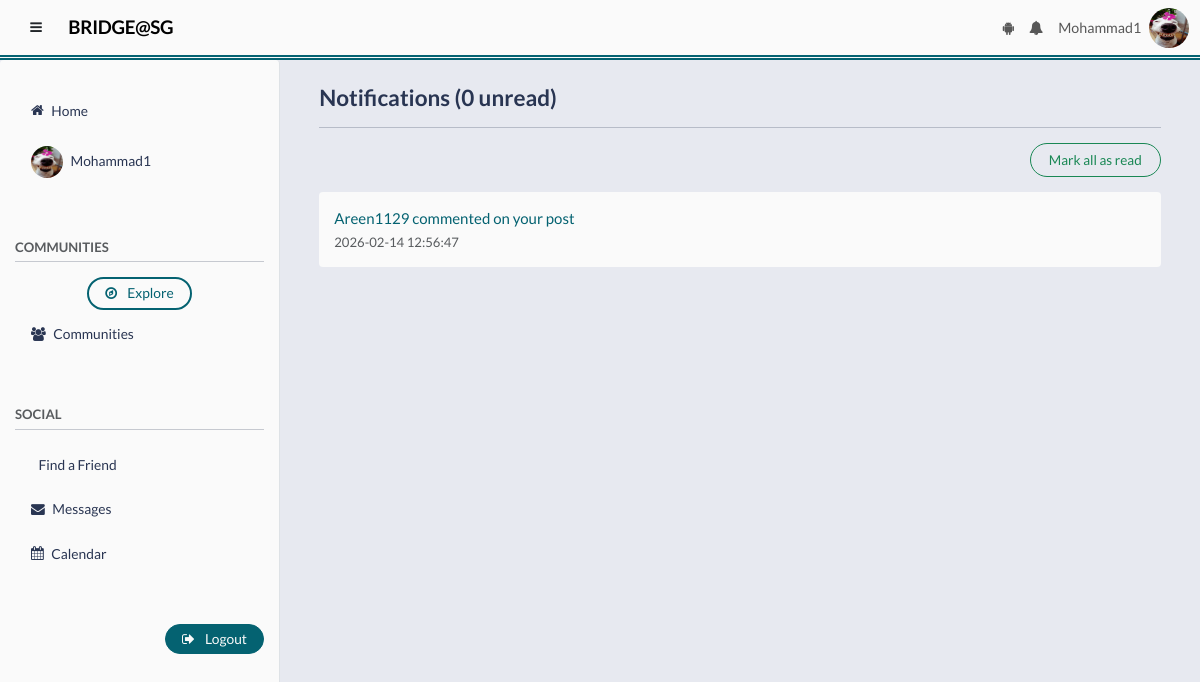
The app's page /notifications (signed in) with its own data.
### tables this page shows
CREATE TABLE notifications (
        notification_id INTEGER PRIMARY KEY AUTOINCREMENT,
        user_id INTEGER NOT NULL,            -- receiver
        actor_id INTEGER,
        type TEXT NOT NULL,
        reference_id INTEGER,
        message TEXT NOT NULL,
        link TEXT,
        is_read INTEGER DEFAULT 0,
        created_at DATETIME DEFAULT CURRENT_TIMESTAMP,
        FOREIGN KEY(user_id) REFERENCES users(user_id) ON DELETE CASCADE,
        FOREIGN KEY(actor_id) REFERENCES users(user_id) ON DELETE CASCADE
    );

### main.py (the view)
@app.route('/notifications')
def notifications_page():
    if 'user_id' not in session:
        return redirect(url_for('index'))
    page = request.args.get('page', 1, type=int)
    per_page = 15
    offset = (page - 1) * per_page
    conn = get_db()
    notifications = conn.execute("""
        SELECT n.*, u.username AS actor_username
        FROM notifications n
        LEFT JOIN users u ON n.actor_id = u.user_id
        WHERE n.user_id = ?
        ORDER BY n.created_at DESC
        LIMIT ? OFFSET ?
    """, (session['user_id'], per_page, offset)).fetchall()
    friend_requests = conn.execute("""
        SELECT f.friendship_id, u.username, COALESCE(p.display_name, u.username) as display_name, f.created_at
        FROM friends f
        JOIN users u ON f.requester_id = u.user_id
        LEFT JOIN user_profiles p ON u.user_id = p.user_id
        WHERE f.addressee_id = ? AND f.status = 'pending'
        ORDER BY f.created_at DESC
    """, (session['user_id'],)).fetchall()
    total = conn.execute("""
        SELECT COUNT(*) as count
        FROM notifications
        WHERE user_id = ?
    """, (session['user_id'],)).fetchone()['count']
    total_pages = (total + per_page - 1) // per_page
    return render_template(
        'notifications.html',
        notifications=notifications,
        friend_requests=friend_requests,
        unread_count=count_unread_notifications(session['user_id']),
        page=page,
        total_pages=total_pages
    )

### helpers.py (called while the page is built)
def connect_db():
    sql = sqlite3.connect(DATABASE)
    sql.row_factory = sqlite3.Row
    sql.execute("PRAGMA foreign_keys = ON")
    return sql

def get_db():
    if not hasattr(g, 'sqlite3_db'):
        g.sqlite3_db = connect_db()
    return g.sqlite3_db

def count_unread_notifications(user_id):
    conn = get_db()
    row = conn.execute("SELECT COUNT(*) AS cnt FROM notifications WHERE user_id=? AND is_read=0", (user_id,)).fetchone()
    return row['cnt']

### main.py (called while the page is built)
@app.context_processor
def inject_user_profile_pic():
    if 'user_id' in session:
        conn = get_db()
        user = conn.execute("""
            SELECT profile_pic FROM user_profiles WHERE user_id = ?
        """, (session['user_id'],)).fetchone()
        if user and user['profile_pic']:
            profile_pic = url_for('static', filename=user['profile_pic'])
        else:
            profile_pic = url_for('static', filename='img.png')  # default fallback
        return dict(current_user_profile_pic=profile_pic)
    return dict(current_user_profile_pic=url_for('static', filename='img.png'))

### templates/notifications.html (shortened to what this page needs)
{% extends 'base.html' %}
{% block body %}
<div class="container mt-4">
    <h3>Notifications ({{ unread_count }} unread)</h3>
    <hr>
    {% if notifications %}
    <form method="POST" action="{{ url_for('mark_all_notifications') }}" class="mb-3 text-end">
        <button type="submit" class="btn btn-outline-success btn-sm">Mark all as read</button>
    </form>
    {% for notif in notifications %}
    {% if notif.type != 'friend_request' %}
    <div class="card mb-2 {% if notif.is_read == 0 %}bg-light{% endif %}">
        <div class="card-body d-flex justify-content-between align-items-center">
            <div>
                {% if notif.link %}
                <a href="{{ notif.link }}" class="text-decoration-none">{{ notif.message }}</a>
                {% else %}
                {{ notif.message }}
                {% endif %}
                <br>
                <small class="text-muted">{{ notif.created_at }}</small>
            </div>
        </div>
    </div>
    {% endif %}
    {% endfor %}
    {% else %}
    <p class="text-muted">No notifications.</p>
    {% endif %}
</div>
{% endblock %}

### static/main.css (style rules this page uses)
:root { --navbar-height: 70px; --sidebar-width: 280px; --transition-speed: 0.25s; --color-darkest: #1B1B1E; --color-dark: #293552; --color-accent: #046271; --color-light: #bfc8d1; --color-lighter: #e7e9f0; --color-bg: var(--color-lighter); --color-surface: #fafafa; --color-surface-alt: var(--color-light); --color-border: var(--color-accent); --color-text: var(--color-dark); --color-muted: rgba(55,63,81,0.7); --color-primary: var(--color-accent); --color-primary-hover: var(--color-dark); --color-success: var(--color-accent); --color-warning: var(--color-light); --color-danger: var(--color-darkest); --color-like: #9a1616; --font-main: "Lato", system-ui, -apple-system, BlinkMacSystemFont, "Segoe UI", sans-serif; --radius-sm: 4px; --radius-md: 4px; --radius-lg: 4px; --shadow-sm: 0px rgba(0, 0, 0, 0.04); --shadow-md: 0px rgba(0, 0, 0, 0.07); --shadow-lg: 0px rgba(0, 0, 0, 0.12); }
html, body { height: 100%; margin: 0; font-family: var(--font-main); background: var(--color-bg); color: var(--color-text); font-size: 15px; overflow: hidden; }
h3 { font-size: 1.2rem; font-weight: 600; }
a { color: var(--color-primary); text-decoration: none; transition: 0.2s ease; }
.content-card, .card { background: var(--color-surface); transition: 0.2s ease; box-shadow: none !important; border: none ; border-radius: var(--radius-sm); }
.btn { font-size: 0.9rem; font-weight: 500; padding: 6px 18px; border-radius: 999px; transition: all 0.2s ease; box-shadow: none !important; }
h1, h2, h3, h4, h5, h6 { font-family: var(--font-main); color: var(--color-dark); margin: 0; line-height: 1.3; }
h3 { font-size: 1.5rem; font-weight: 600; }
h1, h2, h3 { color: var(--color-dark); }

### records on screen
notifications: message "Areen1129 commented on your post", created_at "2026-02-14 12:56:47"

### other values on screen
{{ username }} "Mohammad1"
{{ unread_count }} "0"
